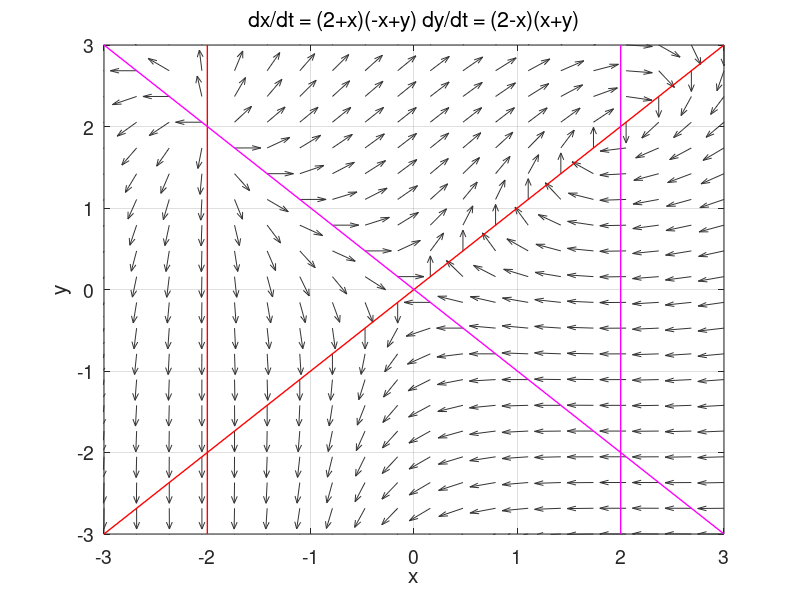

This chart was generated by the following MATLAB code: (Note: this script raises an error after producing the figure.)
% chaos11.m

% Dynamics of Linear and Nonlinear Systems.
% PHASE PLANE ANALYSIS: Linear and Non-linear Systems.
% A finite difference method is used to solve the paired coupled D.E.
% The number of calculations needs is enormous for stability N ~ 60e6.
% The simulation time not too large else solution diverges  tMax.
% Need to specify the dimensions of the phase space for each D.E. L. 
% The initial values for the state variables x and y are specified using
     % the ginput: click to select I.C. in the phase space plot 
     % the number of trajectories plotted is given by numT.
     % numT = 1 for only 1 trajectory and the time evolution of x & y
% The D.E. needs to be entered three times: indicated by **** .... ***
% The equations for the nullclines are given for each pair of D.E.
% Sample D.E. is chosen using flagC. 
% A time evolution plot of x and y is displayed for the last I.C.

     
% Ian Cooper
% email: ian.cooper@sydney.edu.au
% School of Physics, University of Sydney
% 180913 / Matlab version R2018a

% DOING PHYSICS WITH MATLAB 
%    ../mphome.htm
% Reference page for documentation and notes
%    http://www.physics.usyd.edu.au/teach_res/mp/doc/chaos10.pdf
%    http://www.physics.usyd.edu.au/teach_res/mp/doc/chaos11.pdf
%  

clear 
close all
clc

tic

% INPUTS ==============================================================

% Number of trajectories plotted in phase space portrait
numT = 1;


% Choose coupled D.E. *************************************************
 flagC = 4;
% 1 dx/dt = x*(x^2-1)    dy/dt = y  
% 2 dx/dt = (x+1)*y      dy/dt = y
% 3 dx/dt = x - y        dy/dt = 2x - y - x^2
% 4 dx/dt = (2+x)*(-x+y) dy/dt = (2-x)*(x+y)
% 5 dx/dt = x - 2y -1    dy/dt = 2x - 3y - 3     linear

% Simulation time tMax  /  Boundary for plots LxL
% Number of calculations
  switch flagC
      case 1
        N = 50e5;
        tMax = 5;
        L = 3;
        tmC = 'dx/dt = x(x^2 - 1)   dy/dt = y ';
      case 2
        N = 10e6;
        tMax = 3;
        L = 5;
        tmC = 'dx/dt = (x + 1)y     dy/dt = y';
      case 3
        N = 50e5;   
        tMax = 30;
        L = 3; 
        tmC = 'dx/dt = x - y       dy/dt = 2x - y - x^2';
      case 4
        N = 50e6;
        tMax = 1;
        L = 3;
        tmC = 'dx/dt = (2+x)(-x+y) dy/dt = (2-x)(x+y)';
      case 5
        N = 50e5;
        tMax = 15;
        L = 10;
        tmC = 'dx/dt = x - 2y - 1    dy/dt = 2x - 3y -3';  
 end
% *********************************************************************

% CALCULATIONS ========================================================
 
 ticks = -L:1:L;
 
% State variables
  x = zeros(N,1);
  y = zeros(N,1);
     
% Time domain
  t = linspace(0,tMax,N);
  dt = t(2)-t(1);
  
% Phase space setup: number of vectors nX [16] 
   nX = 20;
% Vector field 
  x1 = linspace(-L,L,nX);
  x2 = x1;
  [xx, yy] = meshgrid(x1,x2);
  
 % ***********************************************
  switch flagC
      case 1
       f = (xx).*(xx.^2-1);   
       g = yy; 
      case 2
       f = (xx+1).*yy;    
       g = xx.*(yy+3); 
      case 3
       f = xx - yy;
       g = 2.*xx - yy - xx.^2;
      case 4
       f = (2 + xx).*(-xx + yy);
       g = (2 - xx).*( xx + yy);
      case 5
       f = xx - 2.*yy -1;
       g = 2.*xx - 3.*yy -3;
  end 
 % **********************************************
  
   fs = f./sqrt(f.^2 + g.^2);    % unit vectors
   gs = g./sqrt(f.^2  +g.^2);
  
  
% GRAPHICS   ==========================================================  

FS = 14;  % fontsize

figure(1)
  pos = [0.35 0.05 0.29 0.39];
  set(gcf,'Units','normalized');
  set(gcf,'Position',pos);
  set(gcf,'color','w');
  title(tmC,'fontweight','normal')
  hold on
  box on
  
% VECTOR FIELD
   hq = quiver(xx,yy,fs,gs);
   set(hq,'color',[0.2 0.2 0.2],'AutoScaleFactor',0.6);
   set(gca,'fontsize',FS)
   xlim([-L L])
   ylim([-L L])
   set(gca,'xtick',ticks);
   set(gca,'ytick',ticks);
   grid on   
 %  hold on
   xlabel('x'); ylabel('y');

   % NULLCLINES
  switch flagC
      case 1
        xP = [0 0]; yP = [-L L];
          plot(xP,yP,'r','linewidth',1.2)
        xP = [-1 -1]; yP = [-L L];
          plot(xP,yP,'r','linewidth',1.2)
        xP = [1 1]; yP = [-L L];
          plot(xP,yP,'r','linewidth',1.2)
        xP = [-L L]; yP = [0 0];
          plot(xP,yP,'m','linewidth',1)
        
      case 2
        xP = [-L L]; yP = [0 0];
          plot(xP,yP,'r','linewidth',1)
        xP = [-1 -1]; yP = [-L L];
          plot(xP,yP,'r','linewidth',1)  
        xP = [0 0]; yP = [-L L];
          plot(xP,yP,'m','linewidth',1)
        xP = [-L L]; yP = [-3 -3];
          plot(xP,yP,'m','linewidth',1)
      case 3
        xP = [-L L]; yP = [-L L];
          plot(xP,yP,'r','linewidth',1) 
        xP = linspace(-L,L, 100); yP = 2.*xP - xP.^2;
          plot(xP,yP,'m','linewidth',1)
      case 4
        xP = [-2 -2]; yP = [-L L];
          plot(xP,yP,'r','linewidth',1)
        xP = [-L L]; yP = [-L L];
          plot(xP,yP,'r','linewidth',1)
        xP = [2 2]; yP = [-L L];
          plot(xP,yP,'m','linewidth',1)
        xP = [-L L]; yP = [L -L];
          plot(xP,yP,'m','linewidth',1) 
      case 5
        xP = linspace(-L,L,100); yP = (xP-1)./2;
         plot(xP,yP,'r','linewidth',1)
        yP = (2.*xP - 3)./3;
         plot(xP,yP,'m','linewidth',1)   
 end
  
   
for cc = 1:numT
   
  [x(1), y(1)] = ginput(1);
  
  % 2ndt time step
  % ************************************************
  switch flagC
      case 1
        x(2) = x(1) + dt* x(1)*(x(1)^2-1); 
        y(2) = y(1) + dt* (y(1)+0);   
      case 2
        x(2) = x(1) + dt* y(1)*(x(1)+1); 
        y(2) = y(1) + dt* x(1)*(2*y(1)+3);
      case 3
        x(2) = x(1) + dt* (x(1) - y(1)); 
        y(2) = y(1) + dt* (2*x(1) - y(1) - x(1)^2);
      case 4
        x(2) = x(1) + dt* (2 + x(1))*(-x(1) + y(1)); 
        y(2) = y(1) + dt* (2 - x(1))*( x(1) + y(1));  
      case 5
        x(2) = x(1) + dt* (x(1) - 2*y(1) -1); 
        y(2) = y(1) + dt* (2*x(1) - 3*y(1) -3);   
   end 
  % ************************************************
  
% Solve coupled D.E. by finite difference method 

  flagS = 0; c = 3;
  while flagS == 0
   
% ************************************************* 
   switch flagC
       case 1
         x(c) = x(c-2) + 2*dt * (x(c-1)+0)*(x(c-1)^2-1); 
         y(c) = y(c-2) + 2*dt *  1*(y(c-1)+0);
       case 2
         x(c) = x(c-2) + 2*dt * (x(c-1)+1)*y(c-1); 
         y(c) = y(c-2) + 2*dt *  x(c-1)*(y(c-1)+3);
       case 3
         x(c) = x(c-2) + dt* (x(c-1) - y(c-1)); 
         y(c) = y(c-2) + dt* (2*x(c-1) - y(c-1) - x(c-1)^2);
       case 4
         x(c) = x(c-2) + dt* (2 + x(c-1))*(-x(c-1) + y(c-1)); 
         y(c) = y(c-2) + dt* (2 - x(c-1))*( x(c-1) + y(c-1));
       case 5
        x(c) = x(c-2) + dt* (x(c-1)   - 2*y(c-1) -1); 
        y(c) = y(c-2) + dt* (2*x(c-1) - 3*y(c-1) -3); 
   end
% *************************************************
   
   if abs(x(c)) > 10*L; flagS = 1; end
   if abs(y(c)) > 10*L; flagS = 1; end
   if c > N-10; flagS = 1; end
   c = c+1;
  end
  
   XY = 1:c-1;  % end index for x and y
   xP = x(1); yP = y(1);   
   Hplot = plot(xP,yP,'o');
   set(Hplot,'markersize',6,'markerFaceColor','b','markerEdgeColor','b')
   stepXY = 1e3;
   xP = x(1:stepXY:length(XY));
   yP = y(1:stepXY:length(XY));
   plot(xP,yP,'b','linewidth',2.5)
   
end
   
   
figure(2)
  pos = [0.05 0.05 0.29 0.29];
  set(gcf,'Units','normalized');
  set(gcf,'Position',pos);
  set(gcf,'color','w');
  plot(t(XY),x(XY),'b','linewidth',2)
  hold on
  plot(t(XY),y(XY),'r','linewidth',2)

  tm1 = 'x_{end} = ';
  tm2 = num2str(x(XY(end)),'%3.2f');
  tLx = [tm1 tm2];
  tm1 = 'y_{end} = ';
  tm2 = num2str(y(XY(end)),'%3.2f');
  tLy = [tm1 tm2];
  legend(tLx,tLy,'location','northoutside','orientation','horizontal')
  xlabel('t')
  ylabel('x & y')
  grid on
  set(gca,'fontsize',FS)
  box on 
 
     




toc
